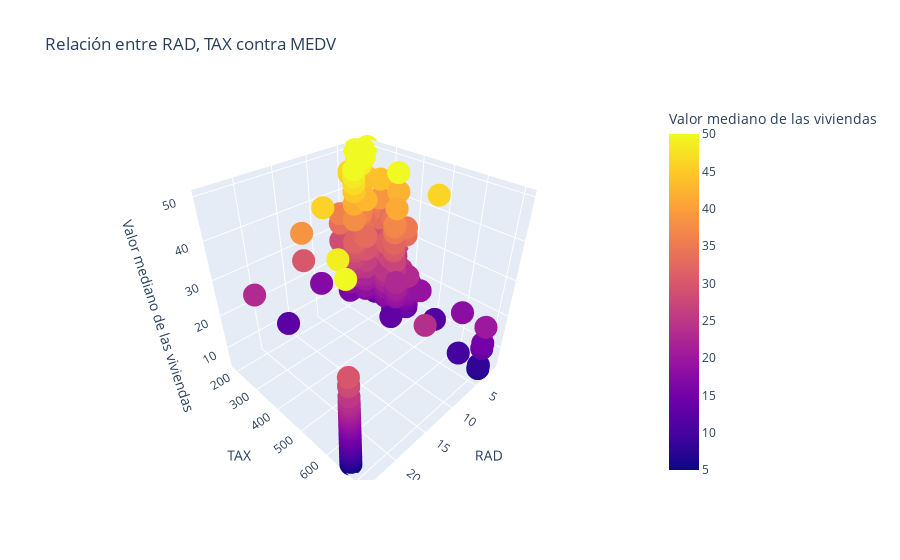

Notebook source saved alongside this figure:
### Markdown cell above
**RAD:** muestra una distribución sesgada hacia la derecha, donde la mayoría de los valores se concentran en niveles bajos, especialmente alrededor de 5. Esto sugiere que la mayoría de las propiedades tienen un acceso limitado a las autopistas.

**TAX:** La mayor parte de los valores estan agrupados alrededor de 300-400 pero tambien se observa un grupo considerable de propiedades con valores en torno a 700. Esto indica que las tasas impositivas son generalmente moderadas, aunque existen algunas zonas con impuestos mas altos.

### Code cell
# 1. Gráfico de dispersión 3D
fig = px.scatter_3d(df, x='RAD', y='TAX', z='MEDV', color='MEDV',
                    title='Relación entre RAD, TAX contra MEDV',
                    labels={'MEDV': 'Valor mediano de las viviendas', 
                            'RAD': 'RAD',
                            'TAX': 'TAX'})
fig.show()

### Figure 1 — Plotly figure (JSON) as saved in the notebook; plotly's stock layout.template omitted (floating-point values rounded to 4 significant figures; data arrays with more than 128 entries replaced by an {"elided": "..."} marker saying what was removed)
{"data": [{"hovertemplate": "RAD=%{x}<br>TAX=%{y}<br>Valor mediano de las viviendas=%{marker.color}<extra></extra>", "legendgroup": "", "marker": {"color": {"elided": "555 float values"}, "coloraxis": "coloraxis", "symbol": "circle"}, "mode": "markers", "name": "", "scene": "scene", "showlegend": false, "type": "scatter3d", "x": {"elided": "555 float values"}, "y": {"elided": "555 float values"}, "z": {"elided": "555 float values"}}], "layout": {"coloraxis": {"colorbar": {"title": {"text": "Valor mediano de las viviendas"}}, "colorscale": [[0, "#0d0887"], [0.1111, "#46039f"], [0.2222, "#7201a8"], [0.3333, "#9c179e"], [0.4444, "#bd3786"], [0.5556, "#d8576b"], [0.6667, "#ed7953"], [0.7778, "#fb9f3a"], [0.8889, "#fdca26"], [1, "#f0f921"]]}, "legend": {"tracegroupgap": 0}, "scene": {"domain": {"x": [0, 1], "y": [0, 1]}, "xaxis": {"title": {"text": "RAD"}}, "yaxis": {"title": {"text": "TAX"}}, "zaxis": {"title": {"text": "Valor mediano de las viviendas"}}}, "title": {"text": "Relación entre RAD, TAX contra MEDV"}}}
